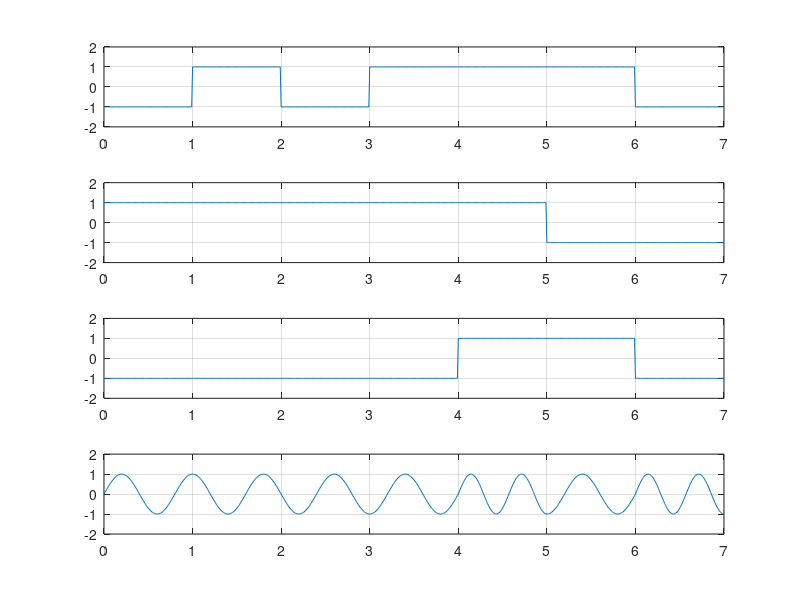
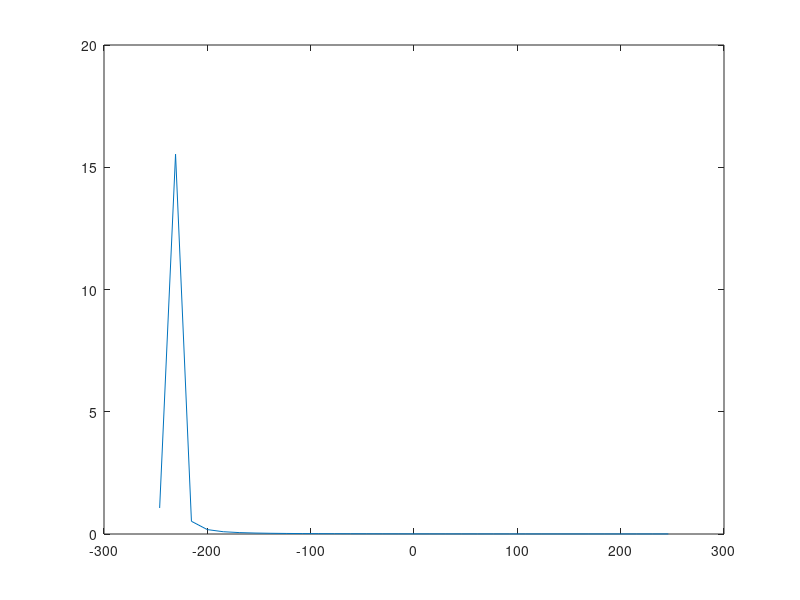

Source code (MATLAB) for these figures, in order:
clear;
clc;
b = [0 1 0 1 1 1 0];
n = length(b);
t = 0:.01:n;
x = 1:1:(n+2)*100;
for i = 1:n
if (b(i) == 0)
b_p(i) = -1;
else
b_p(i) = 1;
end
for j = i:.1:i+1
bw(x(i*100:(i+1)*100)) = b_p(i);
if (mod(i,2) == 0)
bow(x(i*100:(i+1)*100)) = b_p(i);
bow(x((i+1)*100:(i+2)*100)) = b_p(i);
else
bew(x(i*100:(i+1)*100)) = b_p(i);
bew(x((i+1)*100:(i+2)*100)) = b_p(i);
end
if (mod(n,2)~= 0)
bow(x(n*100:(n+1)*100)) = -1;
bow(x((n+1)*100:(n+2)*100)) = -1;
end
end
end
bw = bw(100:end);
bew = bew(100:(n+1)*100);
bow = bow(200:(n+2)*100);
wot = 2*pi*t*(6/4);
Wt = 2*pi*t/(4);
st = bow.*sin(wot+(bew.*bow).*Wt);
subplot(4,1,1)
plot(t,bw)
grid on ; axis([0 n -2 +2])
subplot(4,1,2)
plot(t,bow)
grid on ; axis([0 n -2 +2])
subplot(4,1,3)
plot(t,bew)
grid on ; axis([0 n -2 +2])
subplot(4,1,4)
plot(t,st)
grid on ; axis([0 n -2 +2])
Fs=5/4; %figure
%periodogram(st)
S = fft(st,65);
PSS = S.* conj(S) / 65;
f = 1000*(-16:16)/65;
figure
plot(f,PSS(1:33))